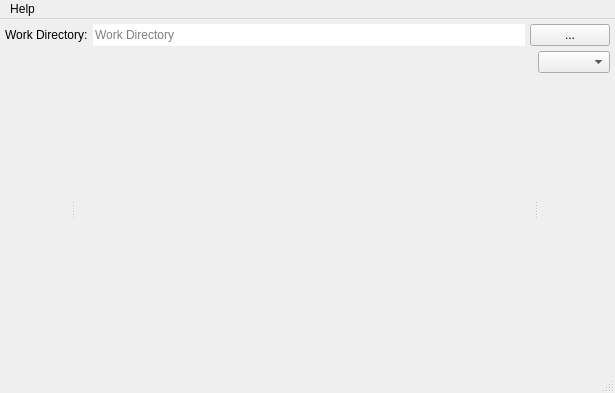
<?xml version="1.0" encoding="UTF-8"?>
<ui version="4.0">
  <class>MainWindow</class>

  <!-- MainWindow { -->
  <widget class="QMainWindow" name="mainWindow">
    <property name="geometry">
      <rect>
	<x>0</x>
	<y>0</y>
	<width>615</width>
	<height>393</height>
      </rect>
    </property>
    <property name="windowTitle">
      <string>MainWindow</string>
    </property>
    <property name="windowIcon">
      <iconset>
      <normaloff>:/camera.svg</normaloff>:/camera.svg</iconset>
    </property>

    <!-- centralwidget { -->
    <widget class="QWidget" name="centralwidget">
      <layout class="QVBoxLayout" name="verticalLayout">
	<property name="spacing">
	  <number>5</number>
	</property>
	<property name="leftMargin">
	  <number>5</number>
	</property>
	<property name="topMargin">
	  <number>5</number>
	</property>
	<property name="rightMargin">
	  <number>5</number>
	</property>
	<property name="bottomMargin">
	  <number>5</number>
	</property>

	<item> <!-- Work Directory { -->
	  <layout class="QHBoxLayout" name="horizontalLayout">
	    <item>
	      <widget class="QLabel" name="workDirLabel">
		<property name="maximumSize">
		  <size>
		    <width>16777215</width>
		    <height>22</height>
		  </size>
		</property>
		<property name="text">
		  <string>Work Directory:</string>
		</property>
	      </widget>
	    </item>
	    <item>
	      <widget class="QLineEdit" name="workDirLine">
		<property name="enabled">
		  <bool>true</bool>
		</property>
		<property name="maximumSize">
		  <size>
		    <width>16777215</width>
		    <height>22</height>
		  </size>
		</property>
		<property name="focusPolicy">
		  <enum>Qt::ClickFocus</enum>
		</property>
		<property name="frame">
		  <bool>false</bool>
		</property>
		<property name="placeholderText">
		  <string>Work Directory</string>
		</property>
	      </widget>
	    </item>
	    <item>
	      <widget class="QPushButton" name="workDirButton">
		<property name="text">
		  <string>...</string>
		</property>
	      </widget>
	    </item>
	  </layout>
	</item> <!-- } Work Directory -->

	<item>
	  <widget class="QSplitter" name="splitter">
	    <property name="sizePolicy">
	      <sizepolicy hsizetype="Expanding" vsizetype="Expanding">
		<horstretch>0</horstretch>
		<verstretch>0</verstretch>
	      </sizepolicy>
	    </property>
	    <property name="orientation">
	      <enum>Qt::Horizontal</enum>
	    </property>

	    <!-- splitter[1] -->
	    <widget class="WrlGLWidget" name="wrlGLWidget" native="true">
	      <property name="sizePolicy">
		<sizepolicy hsizetype="Expanding" vsizetype="Preferred">
		  <horstretch>1</horstretch>
		  <verstretch>0</verstretch>
		</sizepolicy>
	      </property>
	    </widget> <!-- name="wrlGLWidget" -->

	    <!-- splitter[0] -->
	    <widget class="ImgGLWidget" name="imgGLWidget" native="true">
	      <property name="sizePolicy">
		<sizepolicy hsizetype="Expanding" vsizetype="Preferred">
		  <horstretch>7</horstretch>
		  <verstretch>0</verstretch>
		</sizepolicy>
	      </property>
	    </widget> <!-- name="imgGLWidget" -->

	    <!-- splitter[2] -->
	    <widget class="QWidget" name="panelsWidget" native="true">
	      <property name="sizePolicy">
		<sizepolicy hsizetype="Fixed" vsizetype="Preferred">
		  <horstretch>0</horstretch>
		  <verstretch>0</verstretch>
		</sizepolicy>
	      </property>
	      <layout class="QVBoxLayout" name="verticalLayout_2">
		<property name="spacing">
		  <number>5</number>
		</property>
		<property name="leftMargin">
		  <number>0</number>
		</property>
		<property name="topMargin">
		  <number>0</number>
		</property>
		<property name="rightMargin">
		  <number>0</number>
		</property>
		<property name="bottomMargin">
		  <number>0</number>
		</property>

		<item>
		  <widget class="QComboBox" name="panelCombo">
		    <property name="sizePolicy">
		      <sizepolicy hsizetype="Preferred" vsizetype="Preferred">
			<horstretch>0</horstretch>
			<verstretch>0</verstretch>
		      </sizepolicy>
		    </property>
		  </widget> <!-- name="panelCombo" -->
		</item>

		<item>
		  <widget class="QWidget" name="currPanelWidget" native="true">
		    <property name="sizePolicy">
		      <sizepolicy hsizetype="Expanding" vsizetype="Expanding">
			<horstretch>0</horstretch>
			<verstretch>0</verstretch>
		      </sizepolicy>
		    </property>
		  </widget> <!-- name="currPanelWidget" -->
		</item>

	      </layout>
	    </widget> <!-- name="panelWidget" -->

	  </widget> <!-- name="splitter" -->
	</item>

      </layout>

    </widget> <!-- } centralwidget -->
    <!-- menubar -->

    <widget class="QMenuBar" name="menubar">
      <property name="geometry">
	<rect>
	  <x>0</x>
	  <y>0</y>
	  <width>615</width>
	  <height>21</height>
	</rect>
      </property>
      <widget class="QMenu" name="menuHelp">
	<property name="title">
	  <string>Help</string>
	</property>
	<addaction name="actionAbout"/>
      </widget>
      <addaction name="menuHelp"/>

    </widget> <!-- } menubar -->


    <!-- statusbar -->
    <widget class="QStatusBar" name="statusbar"/>

    <!-- actionAbout -->
    <action name="actionAbout">
      <property name="text">
	<string>About...</string>
      </property>
    </action>

  </widget> <!-- } MainWindow -->

  <customwidgets>
    <customwidget>
      <class>ImgGLWidget</class>
      <extends>QWidget</extends>
      <header>ImgGLWidget.hpp</header>
      <container>1</container>
    </customwidget>
    <customwidget>
      <class>WrlGLWidget</class>
      <extends>QWidget</extends>
      <header>WrlGLWidget.hpp</header>
      <container>2</container>
    </customwidget>
  </customwidgets>

  <resources/>
  <connections/>

</ui>
